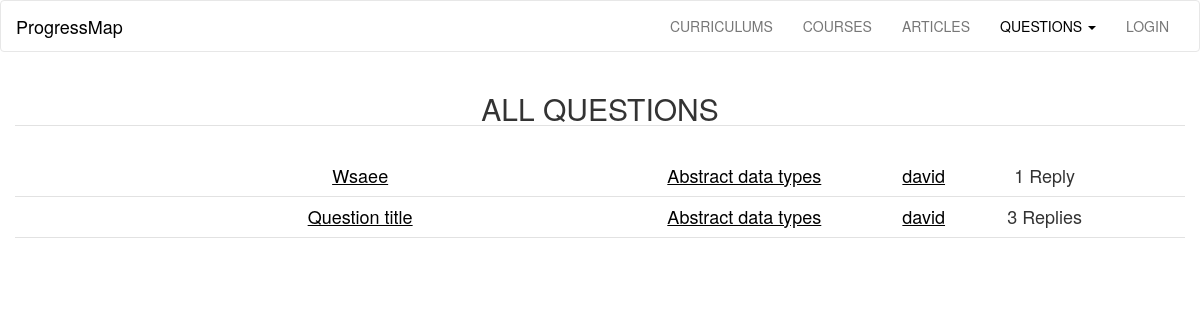
Screenshot of /questions/ with the database file from the repository.
### progressMap/models.py (models this page shows, shortened)
class Questions(db.Model):
	id= db.Column(db.Integer, primary_key = True)
	title = db.Column(db.Text, nullable = False)
	message = db.Column(db.Text, nullable = False)
	user_id = db.Column(db.Integer, db.ForeignKey('user.id'), nullable=False)
	article_id = db.Column(db.Integer, db.ForeignKey('articles.id'), nullable=False)
	comments = db.relationship('Comments', backref = 'question', lazy = 'dynamic')

class Articles(db.Model):
	id  = db.Column(db.Integer, primary_key = True)
	title = db.Column(db.String(300), nullable=False)
	description = db.Column(db.Text, nullable=False)
	questions = db.relationship('Questions', backref='article', lazy='dynamic')
	allContent = db.relationship('AllContent', backref='article', lazy='dynamic')
	user_id = db.Column(db.Integer, db.ForeignKey('user.id'), nullable=False)
	course_id = db.Column(db.Integer, db.ForeignKey('courses.id'), nullable=False)
	curriculum_id = db.Column(db.Integer, db.ForeignKey('curriculums.id'), nullable=False)

class User(db.Model, UserMixin):
	id = db.Column(db.Integer, primary_key = True)
	username = db.Column(db.String(40), unique = True)
	email = db.Column(db.String(120), unique = True)
	password_hash = db.Column(db.String)
	articles =  db.relationship('Articles', backref='user', lazy='dynamic')
	courses =  db.relationship('Courses', backref='user', lazy='dynamic')
	curriculums =  db.relationship('Curriculums', backref='user', lazy='dynamic')
	questions = db.relationship('Questions', backref='user', lazy='dynamic')
	comments = db.relationship('Comments', backref='user', lazy='dynamic')
	completed = db.relationship('Completed', backref='user', lazy='dynamic')
	allContent = db.relationship('AllContent', backref='user', lazy='dynamic')
	@property
	def password(self):
		raise AttributeError('password: write-only field')

### progressMap/questions/views.py (the view)
@questions.route('/')
def show():
	allQuestions = models.getFromDb(models.Questions, 6)
	allComments = models.getFromDb2(models.Comments, 6)
	return render_template('questions.html', allQuestions=allQuestions, allComments=allComments)

### progressMap/models.py (called while the page is built)
def getFromDb(className, num):
	return className.query.order_by(desc(className.title)).limit(num)

def getFromDb2(className, num):
	return className.query.order_by(desc(className.message)).limit(num)

### progressMap/templates/questions.html (shortened to what this page needs)
{% extends 'base.html' %}
{% from 'macros.html' import calcReplies %}
{% block questions_link %}
<li class="dropdown">
<a class="dropdown-toggle active" data-toggle="dropdown" href="#">QUESTIONS
<span class="caret"></span></a>
</li>
{% endblock %}
{% block content %}
<section class="container-fluid content">
	<h2 class="text-center b-down">ALL QUESTIONS</h2>
	<br />
	{% for question in allQuestions%}
	<section class="b-down message text-center underline">
		<h4 class="messageCol">
			<a href="{{ url_for('questions.view', page = question.title) }}">
				{{ question.title.capitalize() }}
			</a>
		</h4>
		<h4>
			<a href="{{ url_for('articles.show', page = question.article.title) }}">
				{{ question.article.title.capitalize() }}
			</a>
		</h4>
		<h4>
			<a href="{{ url_for('user.userPage', username = question.user.username) }}">
				{{ question.user.username }}
			</a>
		</h4>
		{{ calcReplies(allComments, question.id) }}
	</section>
	{% else %}
		<h4 class="text-center">No questions added yet.</h4>
	{% endfor %}
	</section>
{% endblock %}

### progressMap/templates/macros.html (shortened to what this page needs)
{% macro calcReplies(allComments, questionId) %}
{% set replyList = [] %}
{% with replyNum = replyList | length %}
{% if replyNum == 1 %}
<h4>{{ replyList | length }} Reply</h4>
{% else %}
<h4>{{ replyList | length }} Replies</h4>
{% endif %}
{% endwith %}
{% endmacro %}

### progressMap/static/css/main.css (style rules this page uses)
a { color: black; text-decoration: none; }
@media screen and (min-width: 550px) { .message * { display: inline-block; } }
@media screen and (min-width: 550px) { .messageCol { width: 45%; } }
@media screen and (min-width: 550px) { .message h4:not(:first-child) { width: 10%; } }
@media screen and (min-width: 550px) { .message h4:nth-child(2) { width: 20%; } }
.underline a { color: black; text-decoration: underline; }
.navbar-default .navbar-nav>li>a.active { color: black; }
.content { background-color: white; }
.b-down { border-bottom: 1px solid #e2e2e2; }

### rows the page displays
Questions: title "Wsaee", article "Abstract data types", user.username "david", replyList "1"
Questions: title "Question title", article "Abstract data types", user.username "david", replyList "3"
